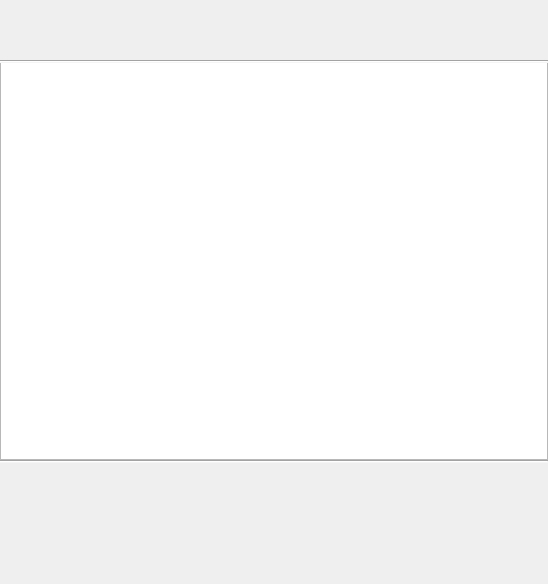
<?xml version="1.0" encoding="UTF-8"?>
<ui version="4.0">
 <class>ChatFunc</class>
 <widget class="QWidget" name="ChatFunc">
  <property name="geometry">
   <rect>
    <x>0</x>
    <y>0</y>
    <width>548</width>
    <height>584</height>
   </rect>
  </property>
  <property name="windowTitle">
   <string>Form</string>
  </property>
  <widget class="Chat" name="listView">
   <property name="geometry">
    <rect>
     <x>0</x>
     <y>60</y>
     <width>548</width>
     <height>400</height>
    </rect>
   </property>
  </widget>
  <widget class="Line" name="line">
   <property name="geometry">
    <rect>
     <x>0</x>
     <y>60</y>
     <width>548</width>
     <height>3</height>
    </rect>
   </property>
   <property name="styleSheet">
    <string notr="true">background-color:rgb(245,245,245);</string>
   </property>
   <property name="orientation">
    <enum>Qt::Horizontal</enum>
   </property>
  </widget>
  <widget class="Line" name="line_2">
   <property name="geometry">
    <rect>
     <x>0</x>
     <y>460</y>
     <width>548</width>
     <height>3</height>
    </rect>
   </property>
   <property name="styleSheet">
    <string notr="true">background-color:rgb(245,245,245);</string>
   </property>
   <property name="orientation">
    <enum>Qt::Horizontal</enum>
   </property>
  </widget>
 </widget>
 <customwidgets>
  <customwidget>
   <class>Chat</class>
   <extends>QListView</extends>
   <header>src/widget/Chat.h</header>
  </customwidget>
 </customwidgets>
 <resources/>
 <connections/>
</ui>
